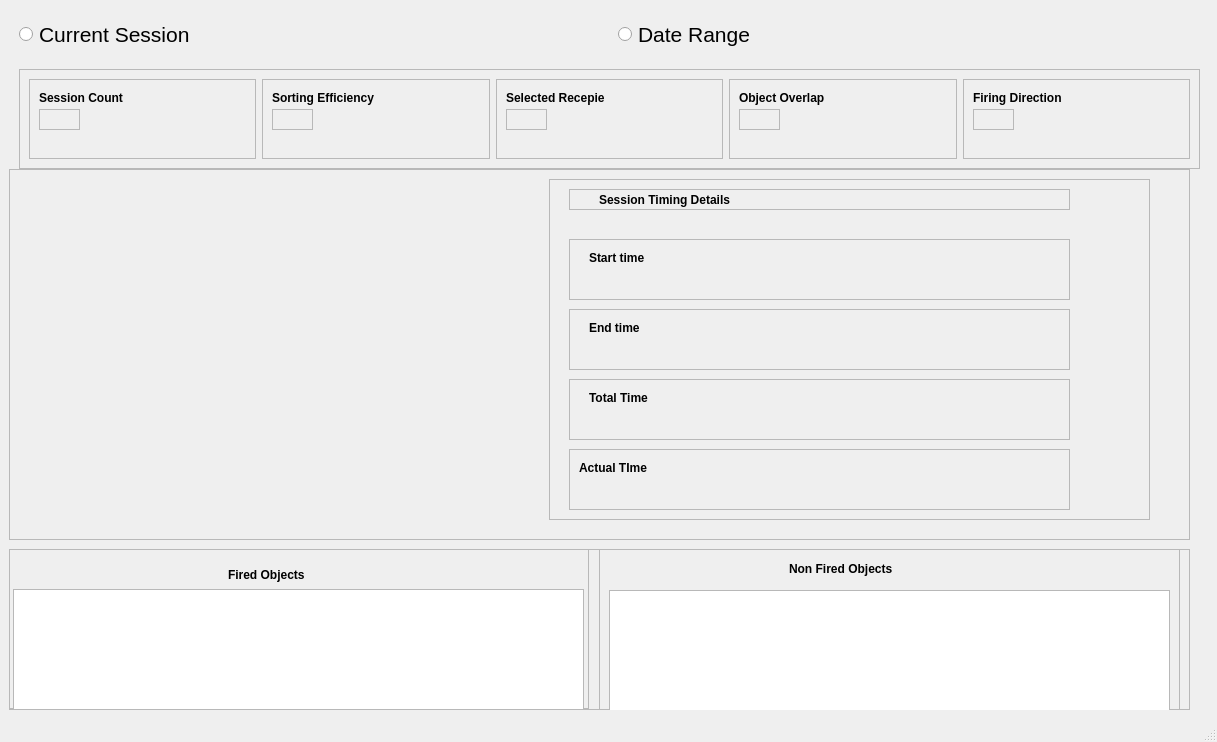
<?xml version="1.0" encoding="UTF-8"?>
<ui version="4.0">
 <class>MainWindow</class>
 <widget class="QMainWindow" name="MainWindow">
  <property name="geometry">
   <rect>
    <x>0</x>
    <y>0</y>
    <width>1217</width>
    <height>742</height>
   </rect>
  </property>
  <property name="maximumSize">
   <size>
    <width>16777215</width>
    <height>16777215</height>
   </size>
  </property>
  <property name="windowTitle">
   <string>MainWindow</string>
  </property>
  <property name="styleSheet">
   <string notr="true"/>
  </property>
  <widget class="QWidget" name="centralwidget">
   <layout class="QVBoxLayout" name="verticalLayout">
    <item>
     <widget class="QWidget" name="widget" native="true">
      <widget class="QWidget" name="horizontalLayoutWidget">
       <property name="geometry">
        <rect>
         <x>10</x>
         <y>0</y>
         <width>1191</width>
         <height>51</height>
        </rect>
       </property>
       <layout class="QHBoxLayout" name="horizontalLayout_3">
        <item>
         <widget class="QRadioButton" name="rbCurrent">
          <property name="font">
           <font>
            <pointsize>16</pointsize>
           </font>
          </property>
          <property name="text">
           <string>Current Session</string>
          </property>
         </widget>
        </item>
        <item>
         <widget class="QRadioButton" name="rbDate">
          <property name="font">
           <font>
            <pointsize>16</pointsize>
           </font>
          </property>
          <property name="text">
           <string>Date Range</string>
          </property>
         </widget>
        </item>
       </layout>
      </widget>
      <widget class="QWidget" name="layoutWidget">
       <property name="geometry">
        <rect>
         <x>10</x>
         <y>60</y>
         <width>1181</width>
         <height>101</height>
        </rect>
       </property>
       <layout class="QHBoxLayout" name="horizontalLayout_2">
        <item>
         <widget class="QFrame" name="frame">
          <property name="enabled">
           <bool>true</bool>
          </property>
          <property name="sizePolicy">
           <sizepolicy hsizetype="Minimum" vsizetype="Fixed">
            <horstretch>0</horstretch>
            <verstretch>0</verstretch>
           </sizepolicy>
          </property>
          <property name="maximumSize">
           <size>
            <width>16777215</width>
            <height>100</height>
           </size>
          </property>
          <property name="styleSheet">
           <string notr="true">frame{
boreder:0px solid black
}</string>
          </property>
          <property name="frameShape">
           <enum>QFrame::StyledPanel</enum>
          </property>
          <property name="frameShadow">
           <enum>QFrame::Raised</enum>
          </property>
          <layout class="QHBoxLayout" name="horizontalLayout">
           <item>
            <widget class="QFrame" name="frame_6">
             <property name="minimumSize">
              <size>
               <width>0</width>
               <height>70</height>
              </size>
             </property>
             <property name="frameShape">
              <enum>QFrame::StyledPanel</enum>
             </property>
             <property name="frameShadow">
              <enum>QFrame::Raised</enum>
             </property>
             <widget class="QLabel" name="labelSessionCount">
              <property name="geometry">
               <rect>
                <x>10</x>
                <y>10</y>
                <width>131</width>
                <height>17</height>
               </rect>
              </property>
              <property name="font">
               <font>
                <weight>75</weight>
                <bold>true</bold>
               </font>
              </property>
              <property name="text">
               <string>Session Count</string>
              </property>
             </widget>
             <widget class="QLabel" name="valSessionCount">
              <property name="geometry">
               <rect>
                <x>70</x>
                <y>30</y>
                <width>101</width>
                <height>17</height>
               </rect>
              </property>
              <property name="text">
               <string/>
              </property>
             </widget>
             <widget class="QLabel" name="iconSessionCount">
              <property name="geometry">
               <rect>
                <x>10</x>
                <y>30</y>
                <width>41</width>
                <height>21</height>
               </rect>
              </property>
              <property name="frameShape">
               <enum>QFrame::StyledPanel</enum>
              </property>
              <property name="text">
               <string/>
              </property>
             </widget>
            </widget>
           </item>
           <item>
            <widget class="QFrame" name="frame_2">
             <property name="frameShape">
              <enum>QFrame::StyledPanel</enum>
             </property>
             <property name="frameShadow">
              <enum>QFrame::Raised</enum>
             </property>
             <widget class="QLabel" name="labelSessionEff">
              <property name="geometry">
               <rect>
                <x>10</x>
                <y>10</y>
                <width>131</width>
                <height>17</height>
               </rect>
              </property>
              <property name="font">
               <font>
                <weight>75</weight>
                <bold>true</bold>
               </font>
              </property>
              <property name="text">
               <string>Sorting Efficiency</string>
              </property>
             </widget>
             <widget class="QLabel" name="valSortingEff">
              <property name="geometry">
               <rect>
                <x>70</x>
                <y>30</y>
                <width>101</width>
                <height>17</height>
               </rect>
              </property>
              <property name="text">
               <string/>
              </property>
             </widget>
             <widget class="QLabel" name="iconSortingEff">
              <property name="geometry">
               <rect>
                <x>10</x>
                <y>30</y>
                <width>41</width>
                <height>21</height>
               </rect>
              </property>
              <property name="frameShape">
               <enum>QFrame::StyledPanel</enum>
              </property>
              <property name="text">
               <string/>
              </property>
             </widget>
            </widget>
           </item>
           <item>
            <widget class="QFrame" name="frame_3">
             <property name="frameShape">
              <enum>QFrame::StyledPanel</enum>
             </property>
             <property name="frameShadow">
              <enum>QFrame::Raised</enum>
             </property>
             <widget class="QLabel" name="lableSelectedRecepie">
              <property name="geometry">
               <rect>
                <x>10</x>
                <y>10</y>
                <width>131</width>
                <height>17</height>
               </rect>
              </property>
              <property name="font">
               <font>
                <weight>75</weight>
                <bold>true</bold>
               </font>
              </property>
              <property name="text">
               <string>Selected Recepie</string>
              </property>
             </widget>
             <widget class="QLabel" name="valSelectedRecepie">
              <property name="geometry">
               <rect>
                <x>60</x>
                <y>30</y>
                <width>101</width>
                <height>17</height>
               </rect>
              </property>
              <property name="text">
               <string/>
              </property>
             </widget>
             <widget class="QLabel" name="iconSelectedRecepie">
              <property name="geometry">
               <rect>
                <x>10</x>
                <y>30</y>
                <width>41</width>
                <height>21</height>
               </rect>
              </property>
              <property name="frameShape">
               <enum>QFrame::StyledPanel</enum>
              </property>
              <property name="text">
               <string/>
              </property>
             </widget>
            </widget>
           </item>
           <item>
            <widget class="QFrame" name="frame_4">
             <property name="frameShape">
              <enum>QFrame::StyledPanel</enum>
             </property>
             <property name="frameShadow">
              <enum>QFrame::Raised</enum>
             </property>
             <widget class="QLabel" name="lableObjectOverlap">
              <property name="geometry">
               <rect>
                <x>10</x>
                <y>10</y>
                <width>111</width>
                <height>17</height>
               </rect>
              </property>
              <property name="font">
               <font>
                <weight>75</weight>
                <bold>true</bold>
               </font>
              </property>
              <property name="text">
               <string>Object Overlap</string>
              </property>
             </widget>
             <widget class="QLabel" name="label">
              <property name="geometry">
               <rect>
                <x>60</x>
                <y>30</y>
                <width>91</width>
                <height>20</height>
               </rect>
              </property>
              <property name="text">
               <string/>
              </property>
             </widget>
             <widget class="QLabel" name="iconObjectOveLap">
              <property name="geometry">
               <rect>
                <x>10</x>
                <y>30</y>
                <width>41</width>
                <height>21</height>
               </rect>
              </property>
              <property name="frameShape">
               <enum>QFrame::StyledPanel</enum>
              </property>
              <property name="text">
               <string/>
              </property>
             </widget>
            </widget>
           </item>
           <item>
            <widget class="QFrame" name="frame_5">
             <property name="frameShape">
              <enum>QFrame::StyledPanel</enum>
             </property>
             <property name="frameShadow">
              <enum>QFrame::Raised</enum>
             </property>
             <widget class="QLabel" name="lableSessionCount_6">
              <property name="geometry">
               <rect>
                <x>10</x>
                <y>10</y>
                <width>111</width>
                <height>17</height>
               </rect>
              </property>
              <property name="font">
               <font>
                <weight>75</weight>
                <bold>true</bold>
               </font>
              </property>
              <property name="text">
               <string>Firing Direction</string>
              </property>
             </widget>
             <widget class="QLabel" name="valFiringDirection">
              <property name="geometry">
               <rect>
                <x>70</x>
                <y>30</y>
                <width>81</width>
                <height>20</height>
               </rect>
              </property>
              <property name="text">
               <string/>
              </property>
             </widget>
             <widget class="QLabel" name="labelSessionValue_11">
              <property name="geometry">
               <rect>
                <x>10</x>
                <y>30</y>
                <width>41</width>
                <height>21</height>
               </rect>
              </property>
              <property name="frameShape">
               <enum>QFrame::StyledPanel</enum>
              </property>
              <property name="text">
               <string/>
              </property>
             </widget>
            </widget>
           </item>
          </layout>
         </widget>
        </item>
       </layout>
      </widget>
      <widget class="QWidget" name="horizontalLayoutWidget_2">
       <property name="geometry">
        <rect>
         <x>0</x>
         <y>160</y>
         <width>1181</width>
         <height>371</height>
        </rect>
       </property>
       <layout class="QHBoxLayout" name="horizontalLayout_4">
        <item>
         <widget class="QFrame" name="frame_7">
          <property name="frameShape">
           <enum>QFrame::StyledPanel</enum>
          </property>
          <property name="frameShadow">
           <enum>QFrame::Raised</enum>
          </property>
          <widget class="QFrame" name="frame_8">
           <property name="geometry">
            <rect>
             <x>540</x>
             <y>10</y>
             <width>601</width>
             <height>341</height>
            </rect>
           </property>
           <property name="frameShape">
            <enum>QFrame::StyledPanel</enum>
           </property>
           <property name="frameShadow">
            <enum>QFrame::Raised</enum>
           </property>
           <widget class="QFrame" name="frame_9">
            <property name="geometry">
             <rect>
              <x>20</x>
              <y>10</y>
              <width>501</width>
              <height>21</height>
             </rect>
            </property>
            <property name="frameShape">
             <enum>QFrame::StyledPanel</enum>
            </property>
            <property name="frameShadow">
             <enum>QFrame::Raised</enum>
            </property>
            <widget class="QLabel" name="labelSessionTiming">
             <property name="geometry">
              <rect>
               <x>30</x>
               <y>0</y>
               <width>271</width>
               <height>21</height>
              </rect>
             </property>
             <property name="font">
              <font>
               <weight>75</weight>
               <bold>true</bold>
              </font>
             </property>
             <property name="text">
              <string>Session Timing Details</string>
             </property>
            </widget>
           </widget>
           <widget class="QFrame" name="frame_11">
            <property name="geometry">
             <rect>
              <x>20</x>
              <y>60</y>
              <width>501</width>
              <height>61</height>
             </rect>
            </property>
            <property name="frameShape">
             <enum>QFrame::StyledPanel</enum>
            </property>
            <property name="frameShadow">
             <enum>QFrame::Raised</enum>
            </property>
            <widget class="QLabel" name="labelStart">
             <property name="geometry">
              <rect>
               <x>20</x>
               <y>10</y>
               <width>81</width>
               <height>17</height>
              </rect>
             </property>
             <property name="font">
              <font>
               <weight>75</weight>
               <bold>true</bold>
              </font>
             </property>
             <property name="text">
              <string>Start time</string>
             </property>
            </widget>
            <widget class="QLabel" name="iconStart">
             <property name="geometry">
              <rect>
               <x>10</x>
               <y>30</y>
               <width>67</width>
               <height>17</height>
              </rect>
             </property>
             <property name="font">
              <font/>
             </property>
             <property name="text">
              <string/>
             </property>
            </widget>
            <widget class="QLabel" name="valStart">
             <property name="geometry">
              <rect>
               <x>110</x>
               <y>30</y>
               <width>131</width>
               <height>17</height>
              </rect>
             </property>
             <property name="text">
              <string/>
             </property>
            </widget>
           </widget>
           <widget class="QFrame" name="frame_10">
            <property name="geometry">
             <rect>
              <x>20</x>
              <y>130</y>
              <width>501</width>
              <height>61</height>
             </rect>
            </property>
            <property name="frameShape">
             <enum>QFrame::StyledPanel</enum>
            </property>
            <property name="frameShadow">
             <enum>QFrame::Raised</enum>
            </property>
            <widget class="QLabel" name="labelEnd">
             <property name="geometry">
              <rect>
               <x>20</x>
               <y>10</y>
               <width>81</width>
               <height>17</height>
              </rect>
             </property>
             <property name="font">
              <font>
               <weight>75</weight>
               <bold>true</bold>
              </font>
             </property>
             <property name="text">
              <string>End time</string>
             </property>
            </widget>
            <widget class="QLabel" name="iconEnd">
             <property name="geometry">
              <rect>
               <x>20</x>
               <y>30</y>
               <width>67</width>
               <height>17</height>
              </rect>
             </property>
             <property name="text">
              <string/>
             </property>
            </widget>
            <widget class="QLabel" name="valEnd">
             <property name="geometry">
              <rect>
               <x>100</x>
               <y>30</y>
               <width>91</width>
               <height>17</height>
              </rect>
             </property>
             <property name="text">
              <string/>
             </property>
            </widget>
           </widget>
           <widget class="QFrame" name="frame_12">
            <property name="geometry">
             <rect>
              <x>20</x>
              <y>200</y>
              <width>501</width>
              <height>61</height>
             </rect>
            </property>
            <property name="frameShape">
             <enum>QFrame::StyledPanel</enum>
            </property>
            <property name="frameShadow">
             <enum>QFrame::Raised</enum>
            </property>
            <widget class="QLabel" name="labelTotalTime">
             <property name="geometry">
              <rect>
               <x>20</x>
               <y>10</y>
               <width>81</width>
               <height>17</height>
              </rect>
             </property>
             <property name="font">
              <font>
               <weight>75</weight>
               <bold>true</bold>
              </font>
             </property>
             <property name="text">
              <string>Total Time</string>
             </property>
            </widget>
            <widget class="QLabel" name="valTotalTIme">
             <property name="geometry">
              <rect>
               <x>120</x>
               <y>30</y>
               <width>91</width>
               <height>17</height>
              </rect>
             </property>
             <property name="text">
              <string/>
             </property>
            </widget>
            <widget class="QLabel" name="iconTotalTime">
             <property name="geometry">
              <rect>
               <x>20</x>
               <y>30</y>
               <width>67</width>
               <height>17</height>
              </rect>
             </property>
             <property name="text">
              <string/>
             </property>
            </widget>
           </widget>
           <widget class="QFrame" name="frame_13">
            <property name="geometry">
             <rect>
              <x>20</x>
              <y>270</y>
              <width>501</width>
              <height>61</height>
             </rect>
            </property>
            <property name="frameShape">
             <enum>QFrame::StyledPanel</enum>
            </property>
            <property name="frameShadow">
             <enum>QFrame::Raised</enum>
            </property>
            <widget class="QLabel" name="labelActualTime">
             <property name="geometry">
              <rect>
               <x>10</x>
               <y>10</y>
               <width>111</width>
               <height>17</height>
              </rect>
             </property>
             <property name="font">
              <font>
               <weight>75</weight>
               <bold>true</bold>
              </font>
             </property>
             <property name="text">
              <string>Actual TIme</string>
             </property>
            </widget>
            <widget class="QLabel" name="valActualTime">
             <property name="geometry">
              <rect>
               <x>106</x>
               <y>30</y>
               <width>101</width>
               <height>20</height>
              </rect>
             </property>
             <property name="text">
              <string/>
             </property>
            </widget>
            <widget class="QLabel" name="iconActualTime">
             <property name="geometry">
              <rect>
               <x>10</x>
               <y>30</y>
               <width>67</width>
               <height>17</height>
              </rect>
             </property>
             <property name="text">
              <string/>
             </property>
            </widget>
           </widget>
          </widget>
         </widget>
        </item>
       </layout>
      </widget>
      <widget class="QWidget" name="horizontalLayoutWidget_3">
       <property name="geometry">
        <rect>
         <x>0</x>
         <y>540</y>
         <width>1181</width>
         <height>161</height>
        </rect>
       </property>
       <layout class="QHBoxLayout" name="horizontalLayout_6">
        <item>
         <widget class="QFrame" name="frame_14">
          <property name="frameShape">
           <enum>QFrame::StyledPanel</enum>
          </property>
          <property name="frameShadow">
           <enum>QFrame::Raised</enum>
          </property>
          <widget class="QFrame" name="frame_15">
           <property name="geometry">
            <rect>
             <x>-1</x>
             <y>-1</y>
             <width>581</width>
             <height>161</height>
            </rect>
           </property>
           <property name="frameShape">
            <enum>QFrame::StyledPanel</enum>
           </property>
           <property name="frameShadow">
            <enum>QFrame::Raised</enum>
           </property>
           <widget class="QLabel" name="label_2">
            <property name="geometry">
             <rect>
              <x>220</x>
              <y>17</y>
              <width>111</width>
              <height>20</height>
             </rect>
            </property>
            <property name="font">
             <font>
              <weight>75</weight>
              <bold>true</bold>
             </font>
            </property>
            <property name="text">
             <string>Fired Objects</string>
            </property>
           </widget>
           <widget class="QTableWidget" name="tableWidget">
            <property name="geometry">
             <rect>
              <x>5</x>
              <y>41</y>
              <width>571</width>
              <height>211</height>
             </rect>
            </property>
           </widget>
          </widget>
          <widget class="QFrame" name="frame_16">
           <property name="geometry">
            <rect>
             <x>590</x>
             <y>0</y>
             <width>581</width>
             <height>161</height>
            </rect>
           </property>
           <property name="frameShape">
            <enum>QFrame::StyledPanel</enum>
           </property>
           <property name="frameShadow">
            <enum>QFrame::Raised</enum>
           </property>
           <widget class="QLabel" name="label_3">
            <property name="geometry">
             <rect>
              <x>190</x>
              <y>10</y>
              <width>141</width>
              <height>20</height>
             </rect>
            </property>
            <property name="font">
             <font>
              <weight>75</weight>
              <bold>true</bold>
             </font>
            </property>
            <property name="text">
             <string>Non Fired Objects</string>
            </property>
           </widget>
           <widget class="QTableWidget" name="tableWidget_2">
            <property name="geometry">
             <rect>
              <x>10</x>
              <y>41</y>
              <width>561</width>
              <height>181</height>
             </rect>
            </property>
           </widget>
          </widget>
         </widget>
        </item>
       </layout>
      </widget>
     </widget>
    </item>
   </layout>
  </widget>
  <widget class="QMenuBar" name="menubar">
   <property name="geometry">
    <rect>
     <x>0</x>
     <y>0</y>
     <width>1217</width>
     <height>22</height>
    </rect>
   </property>
  </widget>
  <widget class="QStatusBar" name="statusbar"/>
 </widget>
 <resources/>
 <connections/>
</ui>
